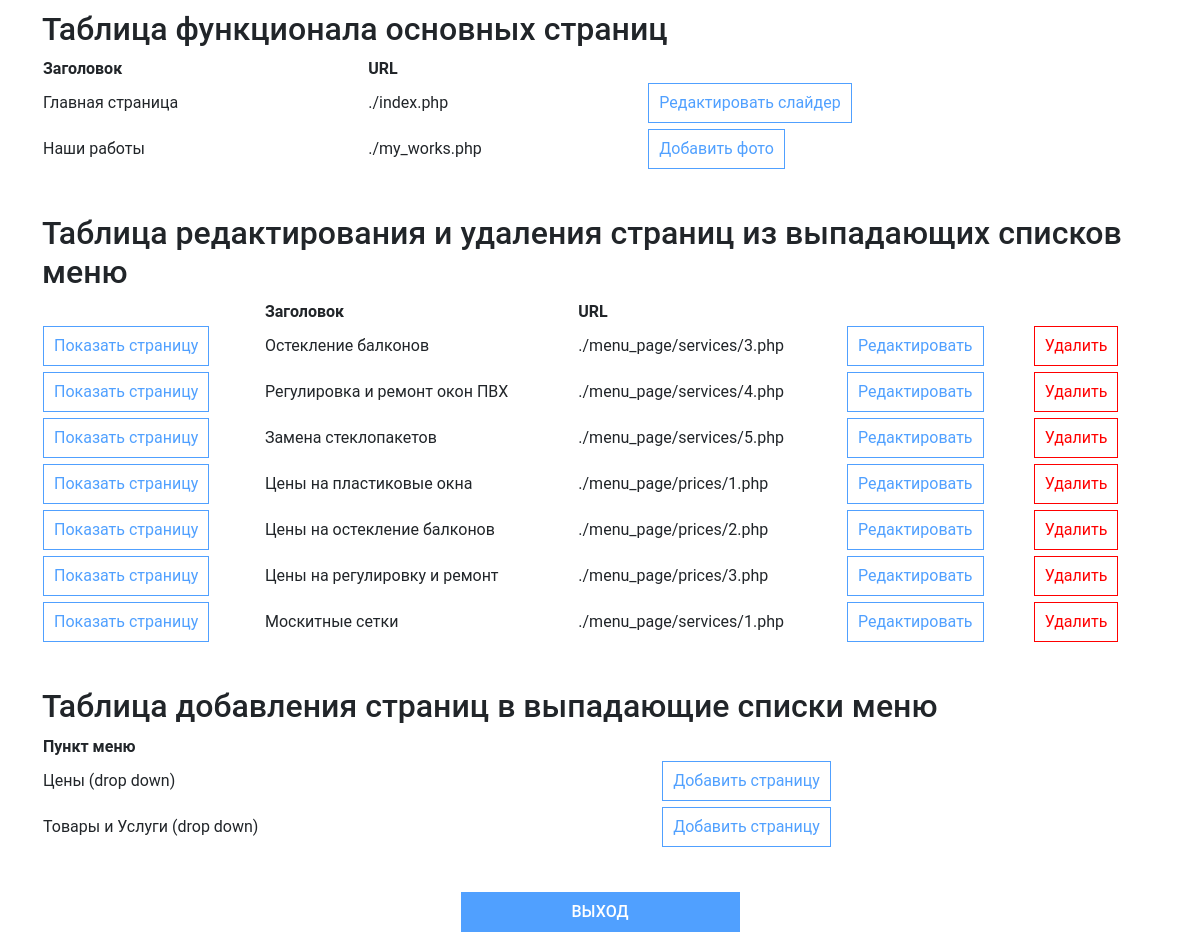
The page /admin/adminPanel.php (signed in) on the database its author committed.
### tables this page shows
CREATE TABLE `pages` (
  `id` int NOT NULL,
  `Page_title` varchar(50) NOT NULL,
  `file_url` varchar(50) NOT NULL,
  `show_url` varchar(50) NOT NULL,
  `menu_id` int DEFAULT NULL
);

CREATE TABLE `menu` (
  `id` int NOT NULL,
  `menu_title` varchar(50) NOT NULL,
  `drop-down` int NOT NULL DEFAULT '0'
);

### DB.php (called while the page is built, shortened)
<?php
$dbhost = "192.168.0.148";
$dbname = "pws_db";
$username = "admin";
$password = "";
$mysql = new PDO("mysql:host=$dbhost;dbname=$dbname", $username, $password);
function get_all_pages(){
    global $mysql;
    $pages = $mysql -> query("SELECT * FROM `pages`");
    return $pages;
}
function get_all_menu(){
    global $mysql;
    $menu_points = $mysql -> query("SELECT * FROM `menu` ORDER BY `id` DESC");
    return $menu_points;
}
?>

### admin/adminPanel.php (the view, shortened to what this page needs)
<?
include('../DB.php');
if (isset($_SESSION['admin'])) :
?>
    <?php $pages = get_all_pages(); ?>
    <?php $menu_points = get_all_menu(); ?>
    <!DOCTYPE html>
    <html lang="en">
    <head>
        <link rel="stylesheet" href="../libs/bootstrap.css">
        <link rel="stylesheet" href="../css/style.css">
        <link rel="stylesheet" href="./adminStyle.css">
    </head>
    <body>
        <div class="container admin">
            <?php if (isset($_GET['page_url']) && $_GET['page_url'] == "./index.php") : ?>
                <form action="./img.php" id="form_slider_img" enctype="multipart/form-data" method="post" style="margin-bottom: 20px;">
                    <p>Загрузка нового изображения для слайдера</p>
                    <div style="display: flex;gap: 20px;align-content: center;align-items: center;">
                        <input type="file" name="slider_img" id="slide-img" accept="image/jpg" style="display: none;">
                        <label for="slide-img" class="file" style="background: #50a0ff; border: 1px solid #50a0ff;height: 40px;color: #ffffff;padding: 5px 10px;display: flex;align-items: center; gap: 10px;cursor: pointer;" title="Выбрать изображение"><img src="/img/download.png" title="Выбрать изображение" width="24px" height="24px">
                            Выберите файл
                        </label>
                        <input type="submit" value="Отправить">
                    </div>
                </form>
                <p>Удаление изображения из слайдера</p>
                <div class="del_img" style="display: flex;">
                    <?php
                    $slide_urls = get_all_slide_url("");
                    foreach ($slide_urls as $slide_url) :
                    ?>
                        <div class="container">
                            <div>
                                <span class="close-image-icon">
                                    <button type="button" style="background: 0;border: 0;margin: 20px" onclick="deleteSlide('<?php echo $slide_url['slider_img_url']; ?>')" class="deleteSlide close" aria-label="Close" title="Удалить">
                                        <span aria-hidden="true" style="color: red;font-size: 40px">&times;</span>
                                    </button>
                                </span>
                                <img class="img-thumbnail img-fluid w-100" src="<?php echo $slide_url['slider_img_url']; ?>">
                            </div>
                        </div>
                    <?php endforeach; ?>
                </div>
                <div style="margin-top: 20px; display: grid; gap: 10px;">
                    <a href='./adminPanel.php'><button class="but" style="background: #50a0ff; border: 1px solid #50a0ff; height: 40px; color: #ffffff; padding: 5px 10px;">Назад</button></a>
                    <a href='auth/exit.php'><button class="but" style="background: #50a0ff; border: 1px solid #50a0ff; height: 40px; color: #ffffff; padding: 5px 10px;">Главная страница</button></a>
                </div>
                <!-- <form action="./img.php" id="form_slider_img" enctype="multipart/form-data" method="post">
                <p>Загрузка нового изображения для слайдера</p>
                <p><input type="file" name="slider_img" accept="image/jpg">
                    <input type="submit" value="Отправить">
                </p>
            </form>
            <a href='./adminPanel.php'><button>Назад</button></a> <br>
            <a href='auth/exit.php'><button>Главная страница</button></a>-->
            <?php else : ?>
                <h2>Таблица функционала основных страниц</h2>
                <table>
                    <tr>
                        <th>Заголовок</th>
                        <th>URL</th>
                    </tr>
                    <?php foreach ($pages as $page) :
                        if ($page['Page_title'] == "Главная страница") : ?>
                            <tr>
                                <td><?php echo $page['Page_title']; ?></td>
                                <td><?php echo $page['file_url']; ?></td>
                                <td><button class="edit_main_page" onclick="document.location='./adminPanel.php?page_url=<?php echo $page['file_url']; ?>'">Редактировать слайдер</button></td>
                            </tr>
                        <?php elseif ($page['Page_title'] == "Конструктор заказа") :
                            continue;
                        ?>
                        <?php  elseif ($page['Page_title'] == "Наши работы") : ?>
                            <tr>
                                <td><?php echo $page['Page_title']; ?></td>
                                <td><?php echo $page['file_url']; ?></td>
                                <td><button class="edit_works_page">Добавить фото</button><button class="close_edit_works_page" style="display: none;">Закрыть форму</button></td>
                                <td>
                                </td>
                            </tr>
                </table>
                <h2>Таблица редактирования и удаления страниц из выпадающих списков меню</h2>
                <table>
                    <tr>
                        <th> </th>
                        <th>Заголовок</th>
                        <th>URL</th>
                        <th> </th>
                        <th> </th>
                    </tr>
                <?php else : ?>
                    <tr>
                        <td>
                            <form action="./preview.php" method="post">
                                <input type="submit" value="Показать страницу">
                            </form>
                        </td>
                        <td><?php echo $page['Page_title']; ?></td>
                        <td><?php echo $page['file_url']; ?></td>
                        <td><button class="edit" onclick="document.location='./adminPanel.php?file_url=<?php echo $page['file_url']; ?>&Page_title=<?php echo $page['Page_title']; ?>'">Редактировать</button></td>
                        <td><button class="delete" onclick="deletePage('<?php echo $page['file_url']; ?>','<?php echo $page['Page_title']; ?>')">Удалить</button></td>
                    </tr>
                <?php endif; ?>
            <?php endforeach; ?>
                </table>
                <h2>Таблица добавления страниц в выпадающие списки меню</h2>
                <table>
                    <tr>
                        <th>Пункт меню</th>
                    </tr>
                    <?php foreach ($menu_points as $menu_point) :
                        if ($menu_point['drop-down'] == 1) :
                    ?>
                            <tr>
                                <td><?php echo $menu_point['menu_title'] . " (drop down)"; ?></td>
                                <td><button class="add_page" onclick="document.location='./adminPanel.php?menu_point_id=<?php echo $menu_point['id']; ?>'">Добавить страницу</button></td>
                            </tr>
                        <?php endif; ?>
                    <?php endforeach; ?>
                </table>
                <a href="./auth/exit.php" style="display: flex;justify-content: center;"><button class="admin_exit">Выход</button></a>
            <?php endif; ?>
        </div>
    </body>
    </html>
<? else : ?>
    <? header('Location: auth/singin.php'); ?>
<? endif; ?>

### css/style.css (style rules this page uses)
body { font-family: "Roboto", sans-serif; padding: 0; margin: 0; }
a { text-decoration: none; color: white; }

### admin/adminStyle.css (style rules this page uses)
.admin td { padding-right: 20px; padding-bottom: 5px; }
.admin input[type="submit"] { background: #fff; border: 1px solid #50a0ff; height: 40px; color: #50a0ff; padding: 5px 10px; }
.admin button.edit, .edit_main_page, .edit_works_page, .add_page, .add_new_photo { background: #fff; border: 1px solid #50a0ff; height: 40px; color: #50a0ff; padding: 5px 10px; }
.admin .delete { background: #fff; border: 1px solid #ff0000; height: 40px; color: #ff0000; padding: 5px 10px; }
.admin .admin_exit { background: #50a0ff; border: 1px solid #50a0ff; height: 40px; color: #fff; padding: 5px 10px; width: 25%; text-transform: uppercase; font-weight: 500; }
.container.admin { margin-bottom: 10px; margin-top: 10px; }
.admin table { width: 100%; margin-bottom: 40px; }

### rows shown on the page
pages: Page_title "Главная страница", file_url "./index.php"
pages: Page_title "Наши работы", file_url "./my_works.php"
pages: Page_title "Остекление балконов", file_url "./menu_page/services/3.php"
pages: Page_title "Регулировка и ремонт окон ПВХ", file_url "./menu_page/services/4.php"
pages: Page_title "Замена стеклопакетов", file_url "./menu_page/services/5.php"
pages: Page_title "Цены на пластиковые окна", file_url "./menu_page/prices/1.php"
pages: Page_title "Цены на остекление балконов", file_url "./menu_page/prices/2.php"
pages: Page_title "Цены на регулировку и ремонт", file_url "./menu_page/prices/3.php"
pages: Page_title "Москитные сетки", file_url "./menu_page/services/1.php"
menu: menu_title "Цены"
menu: menu_title "Товары и Услуги"
